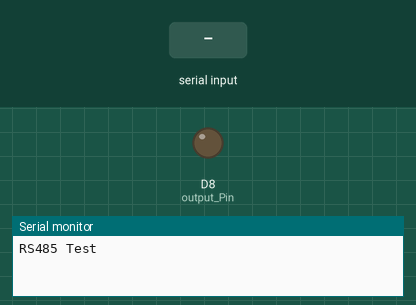
Bench run of a sketch on a simulated STM32 Nucleo. Parts: output pins drawn as LEDs (lit = HIGH), the last lines printed to the serial monitor. The inputs (shaded band) are chosen by the test bench.

Above: at 2.2 s.
2.3 s: "1\n" received over the second serial link
At 4.2 s:
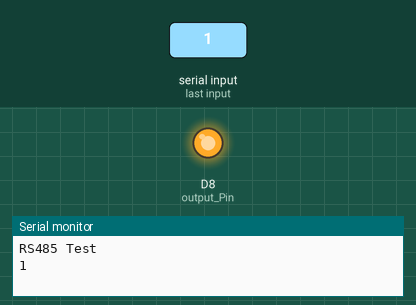
Timing chart, 0 to 6.0 s (numbered marks = the images above; inputs shaded):
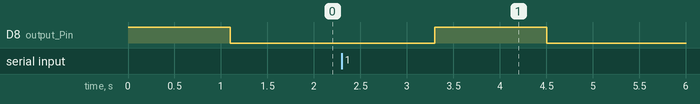

The sketch:

BB_Nucleo_RS485_test.ino
```cpp
/*
  Blue Box project
  Nucleo 144
  RS-485 testing

*/

#include <HardwareSerial.h>

HardwareSerial Serial3(PC_11, PC_10);   //RX, TX

int output_Pin = 8;
int state = 0;

void setup()
{

  pinMode(output_Pin, OUTPUT);
  digitalWrite(output_Pin, HIGH);

  Serial.begin(9600);
  while (!Serial) {
    ;
  }

  Serial3.begin(9600);
  delay(1000);

  Serial.println("RS485 Test");


}//setup

void loop()
{

  Serial3.println("RS485 test");
  delay(100);
  digitalWrite(output_Pin, LOW);

  while (Serial3.available() > 0) {
    char inChar = (char)Serial3.read();
    Serial.print(inChar);

    if (inChar == '\n') {
        state = 1;
      }
  }

  if (state == 1){
    digitalWrite(output_Pin, HIGH);
    delay(100);
    state = 0;
  }

  delay(1000);

}//loop
```

Measured:
- after the input at 2.3 s, D8 (output_Pin): LOW → HIGH after 1.0 s, → LOW 1.2 s later
